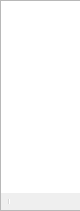
  <widget class="OBSDock" name="sourcesDock">
   <property name="minimumSize">
    <size>
     <width>80</width>
     <height>137</height>
    </size>
   </property>
   <property name="maximumSize">
    <size>
     <width>80</width>
     <height>524287</height>
    </size>
   </property>
   <property name="features">
    <set>QDockWidget::AllDockWidgetFeatures</set>
   </property>
   <property name="windowTitle">
    <string>Basic.Main.Sources</string>
   </property>
   <attribute name="dockWidgetArea">
    <number>8</number>
   </attribute>
   <widget class="QWidget" name="dockWidgetContents_6">
    <layout class="QVBoxLayout" name="verticalLayout_5">
     <property name="spacing">
      <number>0</number>
     </property>
     <property name="leftMargin">
      <number>0</number>
     </property>
     <property name="topMargin">
      <number>0</number>
     </property>
     <property name="rightMargin">
      <number>0</number>
     </property>
     <property name="bottomMargin">
      <number>0</number>
     </property>
     <item>
      <widget class="QFrame" name="sourcesFrame">
       <property name="sizePolicy">
        <sizepolicy hsizetype="Expanding" vsizetype="Expanding">
         <horstretch>0</horstretch>
         <verstretch>0</verstretch>
        </sizepolicy>
       </property>
       <property name="minimumSize">
        <size>
         <width>160</width>
         <height>0</height>
        </size>
       </property>
       <property name="frameShape">
        <enum>QFrame::StyledPanel</enum>
       </property>
       <property name="frameShadow">
        <enum>QFrame::Sunken</enum>
       </property>
       <layout class="QVBoxLayout" name="verticalLayout_17">
        <property name="spacing">
         <number>0</number>
        </property>
        <property name="leftMargin">
         <number>0</number>
        </property>
        <property name="topMargin">
         <number>0</number>
        </property>
        <property name="rightMargin">
         <number>0</number>
        </property>
        <property name="bottomMargin">
         <number>0</number>
        </property>
        <item>
         <widget class="SourceTree" name="sources">
          <property name="sizePolicy">
           <sizepolicy hsizetype="Preferred" vsizetype="Expanding">
            <horstretch>0</horstretch>
            <verstretch>0</verstretch>
           </sizepolicy>
          </property>
          <property name="contextMenuPolicy">
           <enum>Qt::CustomContextMenu</enum>
          </property>
          <property name="frameShape">
           <enum>QFrame::NoFrame</enum>
          </property>
          <property name="showDropIndicator" stdset="0">
           <bool>true</bool>
          </property>
          <property name="dragEnabled">
           <bool>true</bool>
          </property>
          <property name="dragDropMode">
           <enum>QAbstractItemView::InternalMove</enum>
          </property>
          <property name="defaultDropAction">
           <enum>Qt::TargetMoveAction</enum>
          </property>
          <property name="selectionMode">
           <enum>QAbstractItemView::ExtendedSelection</enum>
          </property>
          <addaction name="actionRemoveSource"/>
         </widget>
        </item>
        <item>
         <widget class="QToolBar" name="sourcesToolbar">
          <property name="iconSize">
           <size>
            <width>16</width>
            <height>16</height>
           </size>
          </property>
          <property name="floatable">
           <bool>false</bool>
          </property>
          <addaction name="actionAddSource"/>
          <addaction name="actionRemoveSource"/>
          <addaction name="actionSourceProperties"/>
          <addaction name="separator"/>
          <addaction name="actionSourceUp"/>
          <addaction name="actionSourceDown"/>
         </widget>
        </item>
        <item>
         <spacer name="sourcesFixedSizeHSpacer">
          <property name="orientation">
           <enum>Qt::Horizontal</enum>
          </property>
          <property name="sizeType">
           <enum>QSizePolicy::Fixed</enum>
          </property>
          <property name="sizeHint" stdset="0">
           <size>
            <width>150</width>
            <height>0</height>
           </size>
          </property>
         </spacer>
        </item>
       </layout>
      </widget>
     </item>
    </layout>
   </widget>
  </widget>
